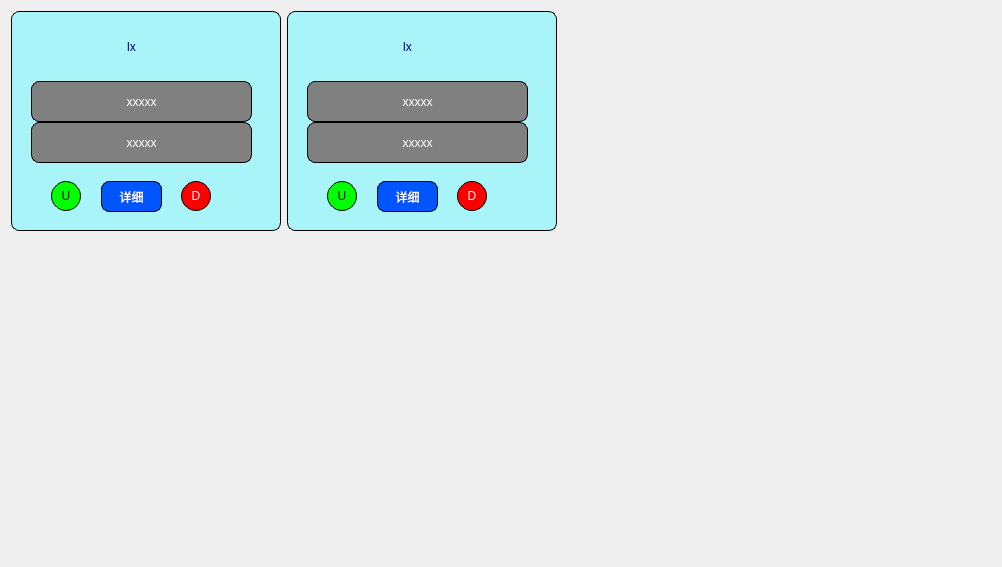
<?xml version="1.0" encoding="UTF-8"?>
<ui version="4.0">
 <class>Form</class>
 <widget class="QWidget" name="Form">
  <property name="geometry">
   <rect>
    <x>0</x>
    <y>0</y>
    <width>1002</width>
    <height>567</height>
   </rect>
  </property>
  <property name="windowTitle">
   <string>Form</string>
  </property>
  <property name="styleSheet">
   <string notr="true"/>
  </property>
  <layout class="QGridLayout" name="gridLayout">
   <item row="0" column="0">
    <widget class="QWidget" name="widget" native="true">
     <property name="minimumSize">
      <size>
       <width>270</width>
       <height>220</height>
      </size>
     </property>
     <property name="maximumSize">
      <size>
       <width>270</width>
       <height>220</height>
      </size>
     </property>
     <property name="styleSheet">
      <string notr="true">QWidget{
background-color:rgba(130, 247, 255, 164);
	border-radius:8px;
	border:1px solid rgb(0, 0, 0);
}</string>
     </property>
     <widget class="QLabel" name="label_name">
      <property name="geometry">
       <rect>
        <x>70</x>
        <y>10</y>
        <width>101</width>
        <height>51</height>
       </rect>
      </property>
      <property name="styleSheet">
       <string notr="true">QLabel{
	background-color:rgba(34, 178, 221, 0);
	font: 18pt &quot;黑体&quot;;
	color:rgb(0, 0, 127);
	border:none;
}</string>
      </property>
      <property name="text">
       <string>lx</string>
      </property>
      <property name="alignment">
       <set>Qt::AlignCenter</set>
      </property>
     </widget>
     <widget class="QLabel" name="label_user">
      <property name="geometry">
       <rect>
        <x>20</x>
        <y>70</y>
        <width>221</width>
        <height>41</height>
       </rect>
      </property>
      <property name="minimumSize">
       <size>
        <width>0</width>
        <height>21</height>
       </size>
      </property>
      <property name="maximumSize">
       <size>
        <width>16777215</width>
        <height>1990</height>
       </size>
      </property>
      <property name="styleSheet">
       <string notr="true">QLabel{
	color: rgb(255, 255, 255);
	background-color:gray;
	font: 15pt &quot;黑体&quot;;
}</string>
      </property>
      <property name="text">
       <string>xxxxx</string>
      </property>
      <property name="alignment">
       <set>Qt::AlignCenter</set>
      </property>
     </widget>
     <widget class="QPushButton" name="btn_update">
      <property name="geometry">
       <rect>
        <x>40</x>
        <y>170</y>
        <width>30</width>
        <height>30</height>
       </rect>
      </property>
      <property name="styleSheet">
       <string notr="true">QPushButton{
	background-color: rgb(0, 255, 0);
	border-radius:15px;
}
QPushButton:pressed{
	background-color: rgb(0, 189, 0);
}
</string>
      </property>
      <property name="text">
       <string>U</string>
      </property>
     </widget>
     <widget class="QPushButton" name="btn_del">
      <property name="geometry">
       <rect>
        <x>170</x>
        <y>170</y>
        <width>30</width>
        <height>30</height>
       </rect>
      </property>
      <property name="styleSheet">
       <string notr="true">QPushButton{
	color:rgb(255, 255, 255);
	background-color: red;
	border-radius:15px;
}
QPushButton:pressed{
	background-color: rgb(170, 0, 0);
}</string>
      </property>
      <property name="text">
       <string>D</string>
      </property>
     </widget>
     <widget class="QLabel" name="label_pwd">
      <property name="geometry">
       <rect>
        <x>20</x>
        <y>111</y>
        <width>221</width>
        <height>41</height>
       </rect>
      </property>
      <property name="minimumSize">
       <size>
        <width>0</width>
        <height>21</height>
       </size>
      </property>
      <property name="maximumSize">
       <size>
        <width>16777215</width>
        <height>1990</height>
       </size>
      </property>
      <property name="styleSheet">
       <string notr="true">QLabel{
	color: rgb(255, 255, 255);
	background-color:gray;
	font: 15pt &quot;黑体&quot;;
}</string>
      </property>
      <property name="text">
       <string>xxxxx</string>
      </property>
      <property name="alignment">
       <set>Qt::AlignCenter</set>
      </property>
     </widget>
     <widget class="QPushButton" name="btn_details">
      <property name="geometry">
       <rect>
        <x>90</x>
        <y>170</y>
        <width>61</width>
        <height>31</height>
       </rect>
      </property>
      <property name="styleSheet">
       <string notr="true">QPushButton{
	font: 12pt &quot;黑体&quot;;
	color: rgb(255, 255, 255);
	background-color: rgb(0, 85, 255);
}
QPushButton:pressed{
	background-color: rgb(0, 0, 223);
}</string>
      </property>
      <property name="text">
       <string>详细</string>
      </property>
     </widget>
    </widget>
   </item>
   <item row="0" column="2">
    <spacer name="horizontalSpacer">
     <property name="orientation">
      <enum>Qt::Horizontal</enum>
     </property>
     <property name="sizeHint" stdset="0">
      <size>
       <width>40</width>
       <height>20</height>
      </size>
     </property>
    </spacer>
   </item>
   <item row="1" column="0">
    <spacer name="verticalSpacer">
     <property name="orientation">
      <enum>Qt::Vertical</enum>
     </property>
     <property name="sizeHint" stdset="0">
      <size>
       <width>20</width>
       <height>40</height>
      </size>
     </property>
    </spacer>
   </item>
   <item row="0" column="1">
    <widget class="QWidget" name="widget_2" native="true">
     <property name="minimumSize">
      <size>
       <width>270</width>
       <height>220</height>
      </size>
     </property>
     <property name="maximumSize">
      <size>
       <width>270</width>
       <height>220</height>
      </size>
     </property>
     <property name="styleSheet">
      <string notr="true">QWidget{
background-color:rgba(130, 247, 255, 164);
	border-radius:8px;
	border:1px solid rgb(0, 0, 0);
}</string>
     </property>
     <widget class="QLabel" name="label_name_2">
      <property name="geometry">
       <rect>
        <x>70</x>
        <y>10</y>
        <width>101</width>
        <height>51</height>
       </rect>
      </property>
      <property name="styleSheet">
       <string notr="true">QLabel{
	background-color:rgba(34, 178, 221, 0);
	font: 18pt &quot;黑体&quot;;
	color:rgb(0, 0, 127);
	border:none;
}</string>
      </property>
      <property name="text">
       <string>lx</string>
      </property>
      <property name="alignment">
       <set>Qt::AlignCenter</set>
      </property>
     </widget>
     <widget class="QLabel" name="label_user_2">
      <property name="geometry">
       <rect>
        <x>20</x>
        <y>70</y>
        <width>221</width>
        <height>41</height>
       </rect>
      </property>
      <property name="minimumSize">
       <size>
        <width>0</width>
        <height>21</height>
       </size>
      </property>
      <property name="maximumSize">
       <size>
        <width>16777215</width>
        <height>1990</height>
       </size>
      </property>
      <property name="styleSheet">
       <string notr="true">QLabel{
	color: rgb(255, 255, 255);
	background-color:gray;
	font: 15pt &quot;黑体&quot;;
}</string>
      </property>
      <property name="text">
       <string>xxxxx</string>
      </property>
      <property name="alignment">
       <set>Qt::AlignCenter</set>
      </property>
     </widget>
     <widget class="QPushButton" name="btn_update_2">
      <property name="geometry">
       <rect>
        <x>40</x>
        <y>170</y>
        <width>30</width>
        <height>30</height>
       </rect>
      </property>
      <property name="styleSheet">
       <string notr="true">QPushButton{
	background-color: rgb(0, 255, 0);
	border-radius:15px;
}
QPushButton:pressed{
	background-color: rgb(0, 189, 0);
}
</string>
      </property>
      <property name="text">
       <string>U</string>
      </property>
     </widget>
     <widget class="QPushButton" name="btn_del_2">
      <property name="geometry">
       <rect>
        <x>170</x>
        <y>170</y>
        <width>30</width>
        <height>30</height>
       </rect>
      </property>
      <property name="styleSheet">
       <string notr="true">QPushButton{
	color:rgb(255, 255, 255);
	background-color: red;
	border-radius:15px;
}
QPushButton:pressed{
	background-color: rgb(170, 0, 0);
}</string>
      </property>
      <property name="text">
       <string>D</string>
      </property>
     </widget>
     <widget class="QLabel" name="label_pwd_2">
      <property name="geometry">
       <rect>
        <x>20</x>
        <y>111</y>
        <width>221</width>
        <height>41</height>
       </rect>
      </property>
      <property name="minimumSize">
       <size>
        <width>0</width>
        <height>21</height>
       </size>
      </property>
      <property name="maximumSize">
       <size>
        <width>16777215</width>
        <height>1990</height>
       </size>
      </property>
      <property name="styleSheet">
       <string notr="true">QLabel{
	color: rgb(255, 255, 255);
	background-color:gray;
	font: 15pt &quot;黑体&quot;;
}</string>
      </property>
      <property name="text">
       <string>xxxxx</string>
      </property>
      <property name="alignment">
       <set>Qt::AlignCenter</set>
      </property>
     </widget>
     <widget class="QPushButton" name="btn_details_2">
      <property name="geometry">
       <rect>
        <x>90</x>
        <y>170</y>
        <width>61</width>
        <height>31</height>
       </rect>
      </property>
      <property name="styleSheet">
       <string notr="true">QPushButton{
	font: 12pt &quot;黑体&quot;;
	color: rgb(255, 255, 255);
	background-color: rgb(0, 85, 255);
}
QPushButton:pressed{
	background-color: rgb(0, 0, 223);
}</string>
      </property>
      <property name="text">
       <string>详细</string>
      </property>
     </widget>
    </widget>
   </item>
  </layout>
 </widget>
 <resources/>
 <connections/>
</ui>
